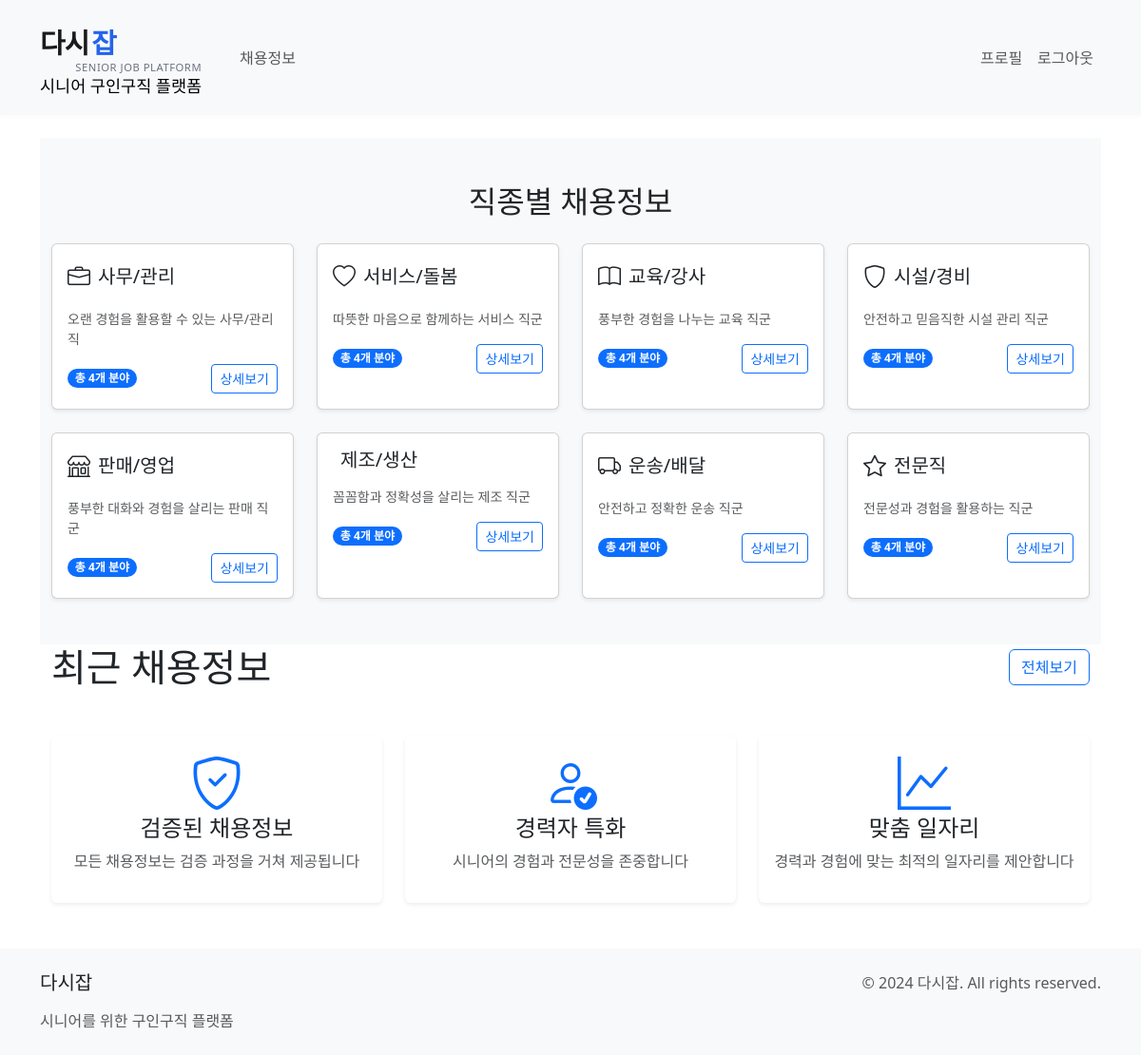
The app's page / (signed in) with its own data.
### jobs/models.py (models this page shows, shortened)
class JobCategory(models.Model):
    name = models.CharField(max_length=100)
    description = models.TextField(blank=True)
    icon = models.CharField(max_length=50, blank=True)
    class Meta:
        verbose_name_plural = "Job Categories"

### jobs/views.py (the view)
# urls.py: path('', views.MainPageView.as_view(), name='main'),
class MainPageView(ListView):
    model = JobCategory
    template_name = 'jobs/main.html'
    context_object_name = 'categories'
    def get_context_data(self, **kwargs):
        context = super().get_context_data(**kwargs)
        context['recent_jobs'] = Job.objects.all().order_by('-created_at')[:8]
        return context

### jobs/templates/jobs/main.html (shortened to what this page needs)
{% extends 'jobs/base.html' %}
{% load static %}
{% block content %}
<section class="py-5 bg-light">
    <div class="container">
        <h2 class="text-center mb-4">직종별 채용정보</h2>
        <div class="row row-cols-1 row-cols-md-2 row-cols-lg-4 g-4">
            {% for category in categories %}
            <div class="col">
                <div class="card h-100 shadow-sm hover-card">
                    <div class="card-body">
                        <div class="d-flex align-items-center mb-3">
                            <i class="bi bi-{{ category.icon }} fs-4 me-2"></i>
                            <h5 class="card-title mb-0">
                                <a href="{% url 'jobs:category_detail' category.id %}"
                                   class="text-decoration-none text-dark">
                                    {{ category.name }}
                                </a>
                            </h5>
                        </div>
                        <p class="card-text small text-muted">{{ category.description }}</p>
                        <div class="d-flex justify-content-between align-items-center">
                            <span class="badge bg-primary rounded-pill">
                                총 {{ category.subcategories.count }}개 분야
                            </span>
                            <a href="{% url 'jobs:category_detail' category.id %}"
                               class="btn btn-outline-primary btn-sm">
                                상세보기
                            </a>
                        </div>
                    </div>
                </div>
            </div>
            {% endfor %}
        </div>
    </div>
</section>
<section class="container mb-5">
    <div class="d-flex justify-content-between align-items-center mb-4">
        <h2 class="display-6 mb-0">최근 채용정보</h2>
        <a href="{% url 'jobs:job_list_by_category' subcategory_id=1 %}" class="btn btn-outline-primary">전체보기</a>
    </div>
</section>
<section class="container mb-5">
    <div class="row g-4">
        <div class="col-md-4">
            <div class="card border-0 shadow-sm h-100">
                <div class="card-body text-center">
                    <i class="bi bi-shield-check display-4 text-primary mb-3"></i>
                    <h3 class="h4">검증된 채용정보</h3>
                    <p class="text-muted">모든 채용정보는 검증 과정을 거쳐 제공됩니다</p>
                </div>
            </div>
        </div>
        <div class="col-md-4">
            <div class="card border-0 shadow-sm h-100">
                <div class="card-body text-center">
                    <i class="bi bi-person-check display-4 text-primary mb-3"></i>
                    <h3 class="h4">경력자 특화</h3>
                    <p class="text-muted">시니어의 경험과 전문성을 존중합니다</p>
                </div>
            </div>
        </div>
        <div class="col-md-4">
            <div class="card border-0 shadow-sm h-100">
                <div class="card-body text-center">
                    <i class="bi bi-graph-up display-4 text-primary mb-3"></i>
                    <h3 class="h4">맞춤 일자리</h3>
                    <p class="text-muted">경력과 경험에 맞는 최적의 일자리를 제안합니다</p>
                </div>
            </div>
        </div>
    </div>
</section>
<link rel="stylesheet" href="https://cdn.jsdelivr.net/npm/bootstrap-icons@1.11.1/font/bootstrap-icons.css">
{% endblock %}

### jobs/templates/jobs/main.html (style rules this page uses)
.card { transition: all 0.2s ease-in-out; }

### records on screen
JobCategory: name "사무/관리", description "오랜 경험을 활용할 수 있는 사무/관리직", subcategories.count "4"
JobCategory: name "서비스/돌봄", description "따뜻한 마음으로 함께하는 서비스 직군", subcategories.count "4"
JobCategory: name "교육/강사", description "풍부한 경험을 나누는 교육 직군", subcategories.count "4"
JobCategory: name "시설/경비", description "안전하고 믿음직한 시설 관리 직군", subcategories.count "4"
JobCategory: name "판매/영업", description "풍부한 대화와 경험을 살리는 판매 직군", subcategories.count "4"
JobCategory: name "제조/생산", description "꼼꼼함과 정확성을 살리는 제조 직군", subcategories.count "4"
JobCategory: name "운송/배달", description "안전하고 정확한 운송 직군", subcategories.count "4"
JobCategory: name "전문직", description "전문성과 경험을 활용하는 직군", subcategories.count "4"
